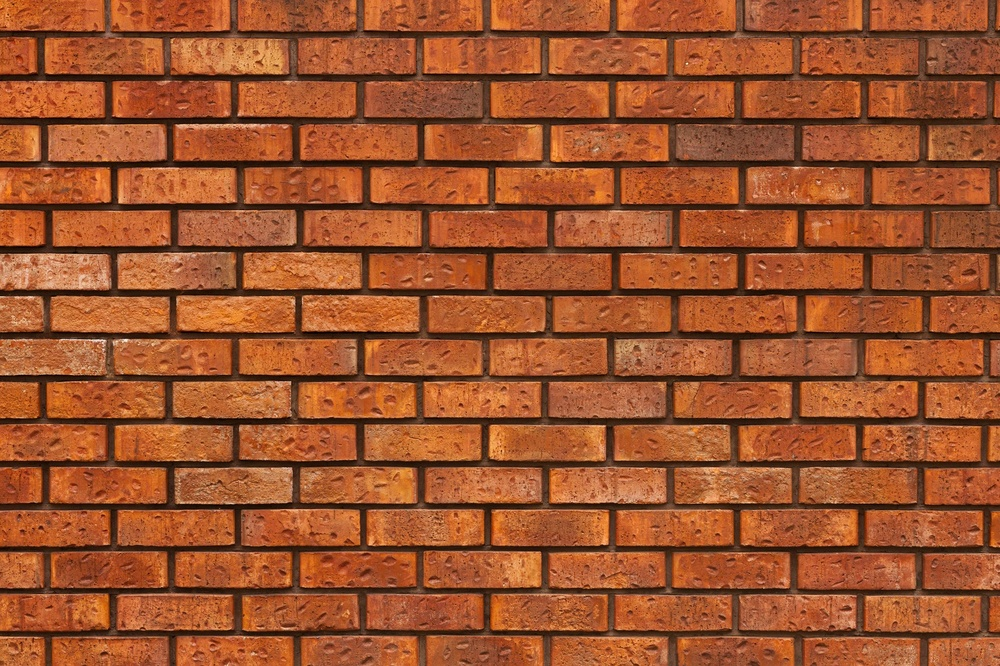
#> input picture ladrillo.jpg, 1000 x 666 px, shrunk from 1946 x 1297 before the run
$ python 'Practica 9.py'   (older library calls are emulated)
#> lines starting #> are read from the running program, lines starting #| are printed output that depends on the picture; after the words box and inside, x2 and y2 are one past the last pixel; in counts of white or black regions, pixels touching at a corner belong together
# Javier Alejandro Pérez Nuño 22310284 6E2
import cv2
import sys

# Read the original image
img = cv2.imread('ladrillo.jpg')
#> img is the input picture: shape (666, 1000, 3); mean B, G, R 44.8, 83.3, 157.8

# Check if the image was successfully loaded
if img is None:
    print("Error: Could not load image. Please check the file path.")
    sys.exit()

# Display original image
cv2.imshow('Original', img)
cv2.waitKey(0)

# Convert to grayscale
img_gray = cv2.cvtColor(img, cv2.COLOR_BGR2GRAY)
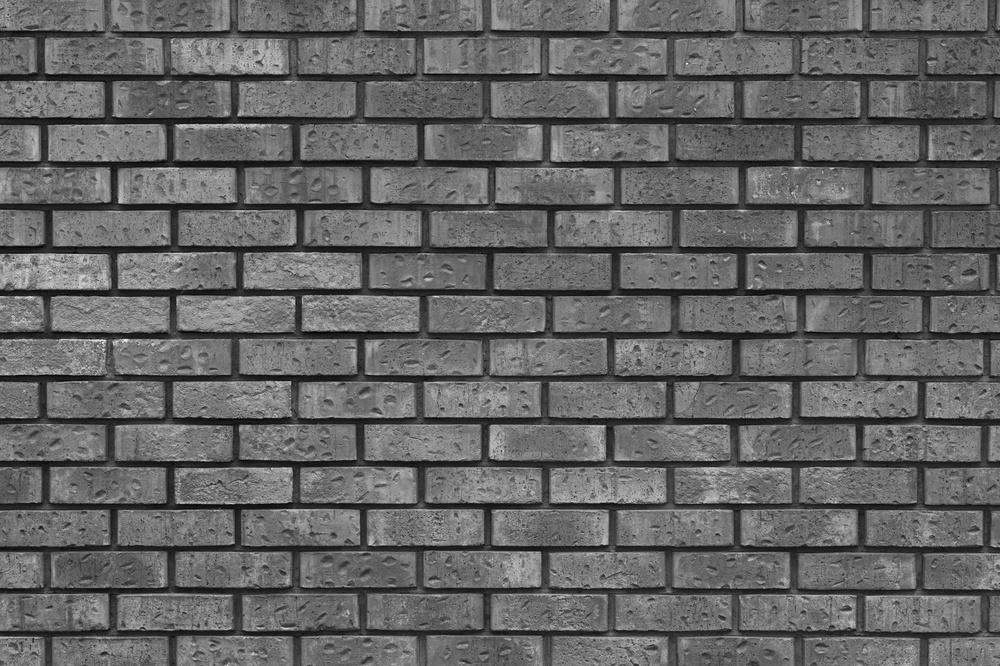
#> img_gray: shape (666, 1000); min 4, max 240, mean 101.2
# Blur the image for better edge detection
img_blur = cv2.GaussianBlur(img_gray, (3, 3), 0)

# Sobel Edge Detection
sobelx = cv2.Sobel(src=img_blur, ddepth=cv2.CV_64F, dx=1, dy=0, ksize=5)  # Sobel X
sobely = cv2.Sobel(src=img_blur, ddepth=cv2.CV_64F, dx=0, dy=1, ksize=5)  # Sobel Y
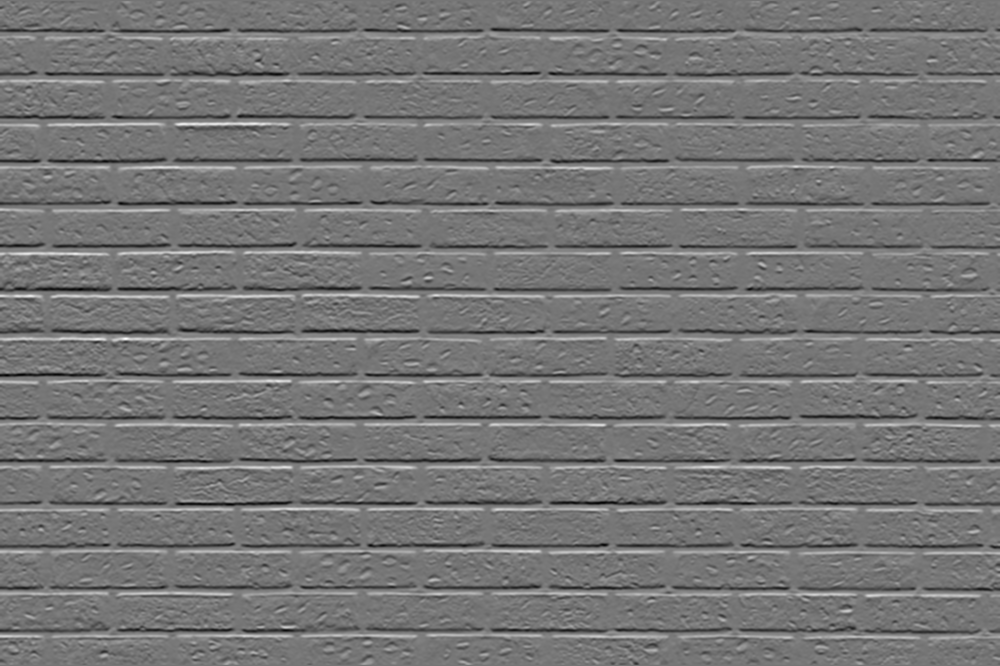
#> sobely: shape (666, 1000) float64; min -6437, max 7480, mean 0.2; drawn with min black and max white
sobelxy = cv2.Sobel(src=img_blur, ddepth=cv2.CV_64F, dx=1, dy=1, ksize=5)  # Sobel XY
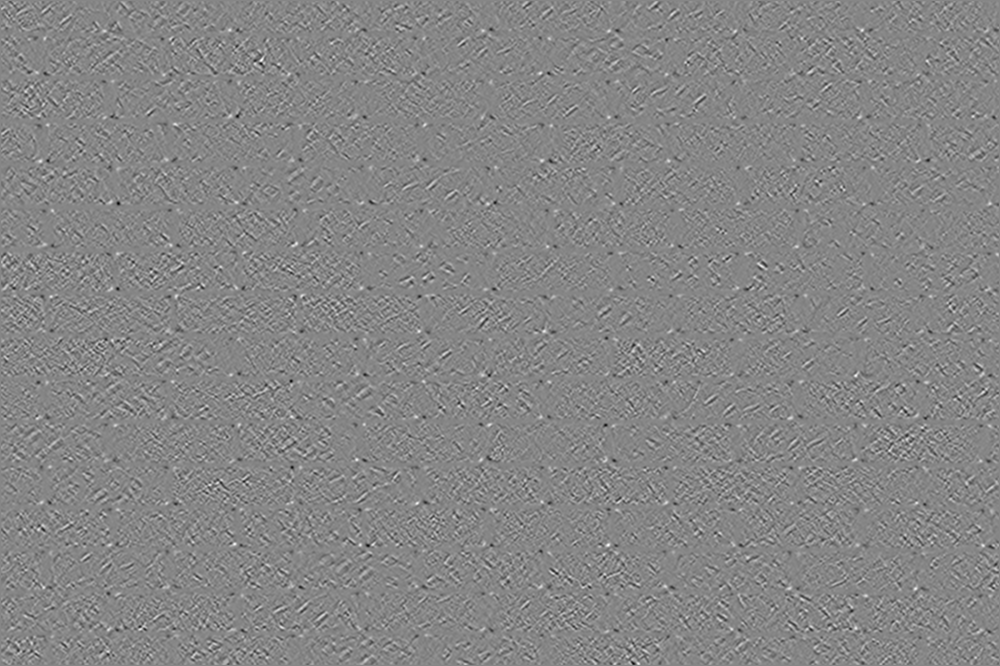
#> sobelxy: shape (666, 1000) float64; min -961, max 865, mean 0; drawn with min black and max white

# Display Sobel Edge Detection Images
cv2.imshow('Sobel X', sobelx)
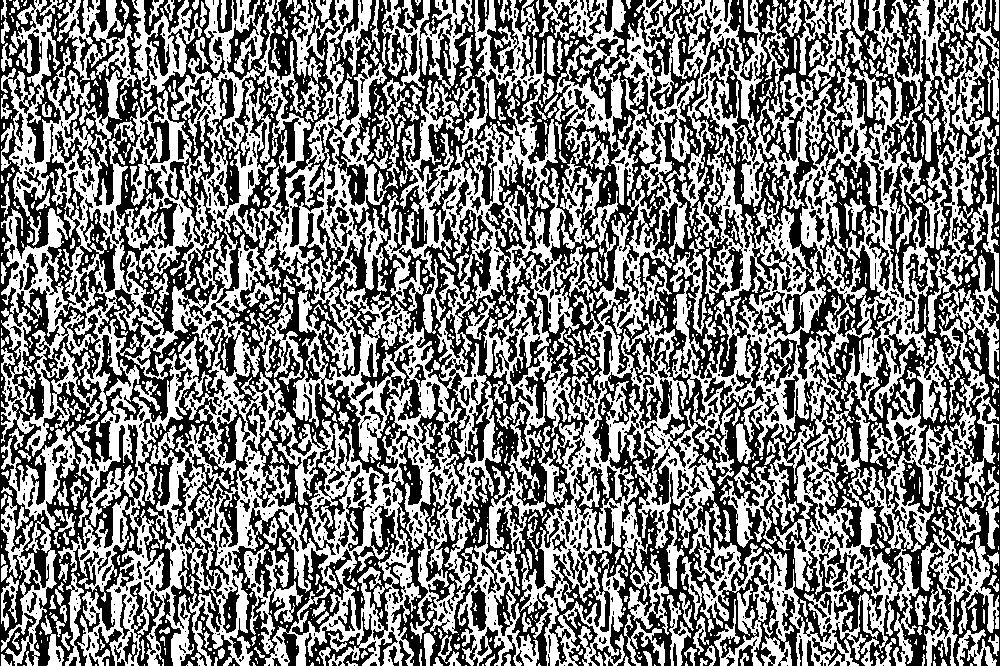
#> window 'Sobel X': shape (666, 1000); 50% white; 1333 black regions (918 under 20 px), largest, box (x1, y1, x2, y2) and area: (329, 0, 1000, 666) 153053, (26, 0, 422, 666) 61442, (0, 0, 174, 666) 32931
cv2.waitKey(0)
cv2.imshow('Sobel Y', sobely)
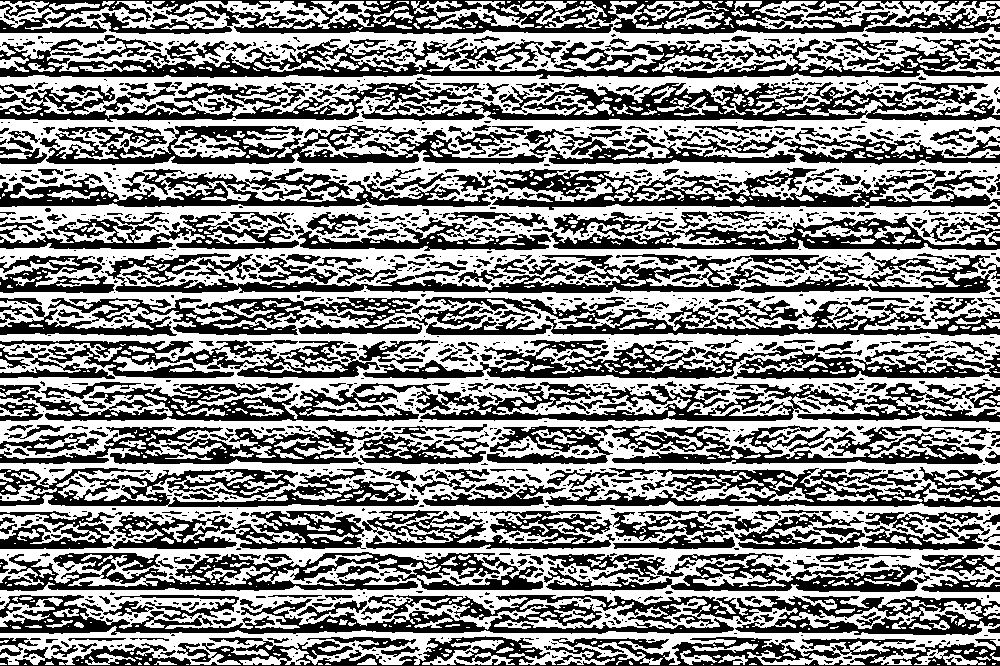
#> window 'Sobel Y': shape (666, 1000); 53.4% white; 1699 black regions (1158 under 20 px), largest, box (x1, y1, x2, y2) and area: (0, 0, 1000, 34) 14764, (0, 37, 1000, 79) 14132, (0, 636, 1000, 666) 12285
cv2.waitKey(0)
cv2.imshow('Sobel X Y using Sobel() function', sobelxy)
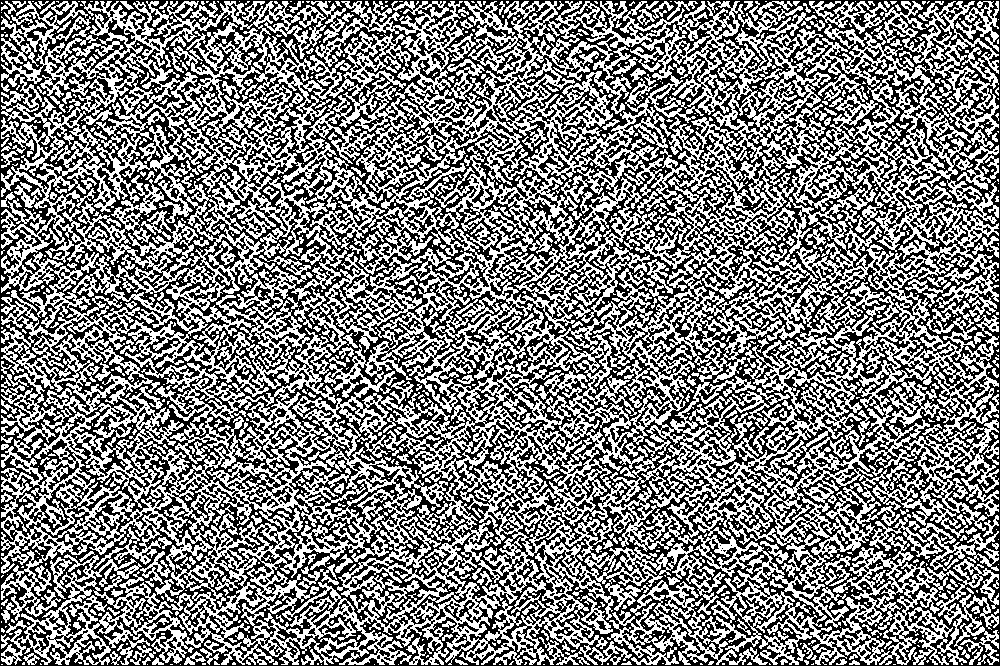
#> window 'Sobel X Y using Sobel() functi': shape (666, 1000); 49.4% white in thin lines or dots
cv2.waitKey(0)

# Canny Edge Detection
edges = cv2.Canny(image=img_blur, threshold1=100, threshold2=200)
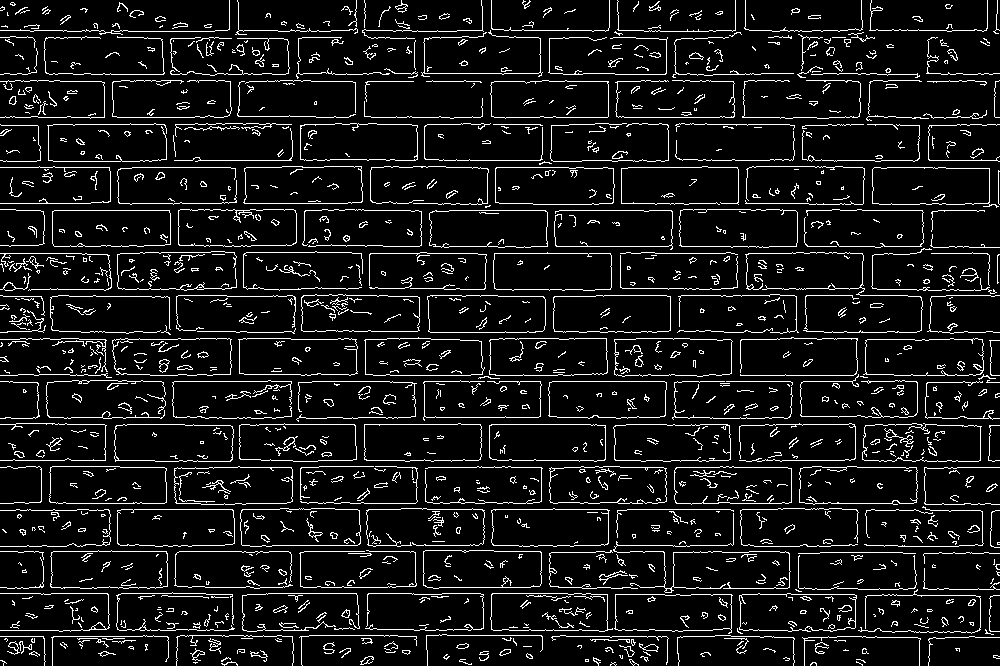
#> edges: shape (666, 1000); 8.7% white in thin lines or dots

# Display Canny Edge Detection Image
cv2.imshow('Canny Edge Detection', edges)
cv2.waitKey(0)

# Destroy all windows
cv2.destroyAllWindows()

$ run again, with Muestra.jpg copied over ladrillo.jpg
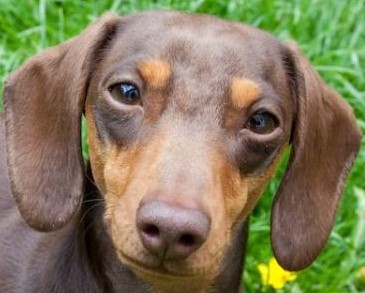
#> input picture Muestra.jpg, 365 x 293 px
#> img is the input picture: shape (293, 365, 3); mean B, G, R 91, 123.4, 130.8
#> `cv2.imshow('Sobel X', sobelx)`:
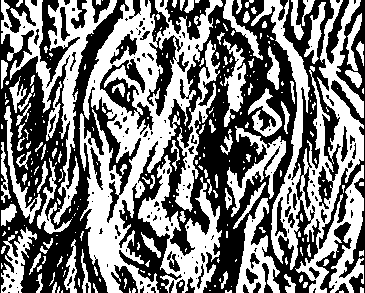
#> window 'Sobel X': shape (293, 365); 48.3% white; 273 white regions (176 under 20 px), largest, box (x1, y1, x2, y2) and area: (79, 0, 223, 293) 14001, (251, 0, 364, 293) 11364, (1, 0, 117, 225) 5361
#> `edges = cv2.Canny(image=img_blur, threshold1=100, threshold2=200)`:
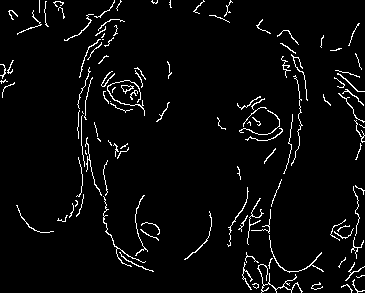
#> edges: shape (293, 365); 3.9% white in thin lines or dots

$ run again, with Paisaje.jpg copied over ladrillo.jpg
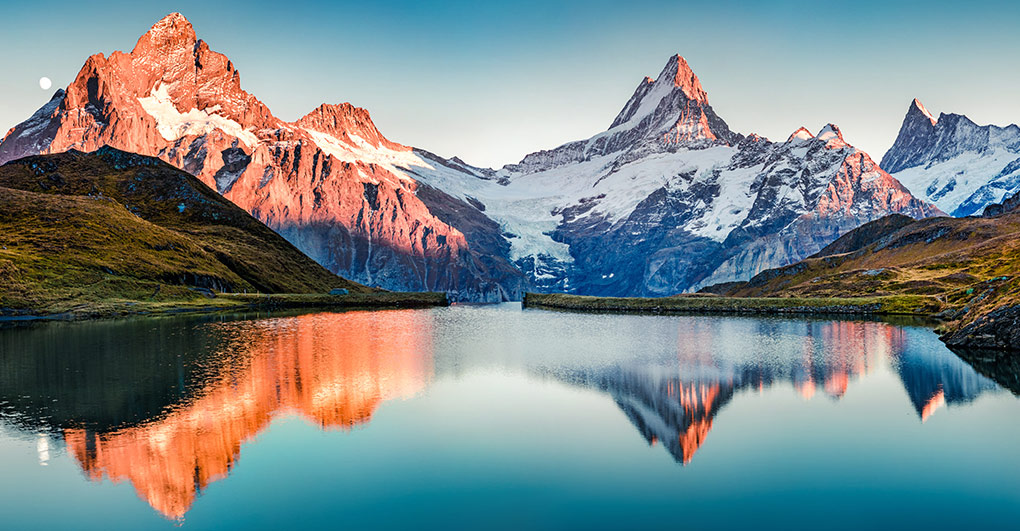
#> input picture Paisaje.jpg, 1020 x 531 px
#> img is the input picture: shape (531, 1020, 3); mean B, G, R 137.2, 135.5, 122.7
#> `cv2.imshow('Sobel X', sobelx)`:
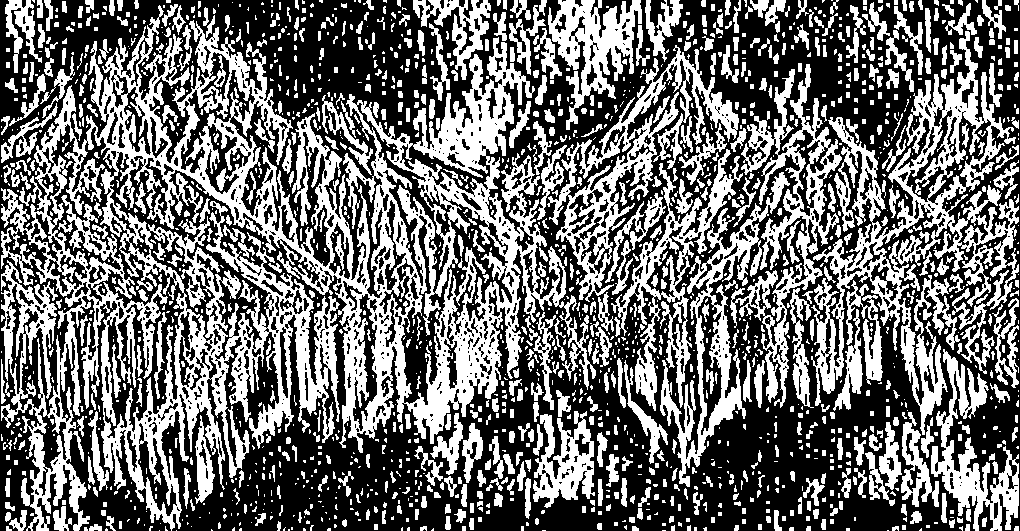
#> window 'Sobel X': shape (531, 1020); 43.1% white; 1770 white regions (1075 under 20 px), largest, box (x1, y1, x2, y2) and area: (1, 5, 596, 531) 96740, (811, 31, 1019, 435) 22256, (547, 45, 739, 302) 9437
#> `edges = cv2.Canny(image=img_blur, threshold1=100, threshold2=200)`:
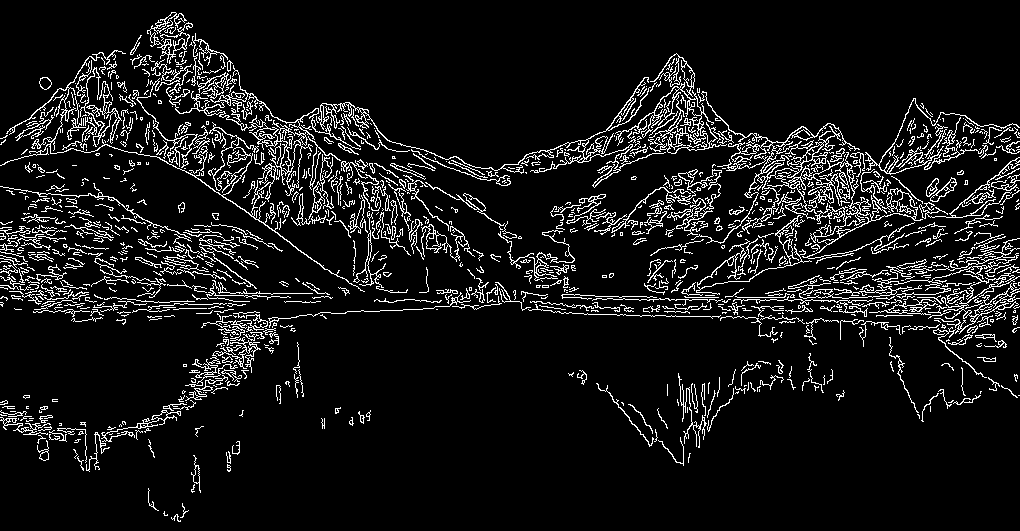
#> edges: shape (531, 1020); 8.7% white in thin lines or dots
